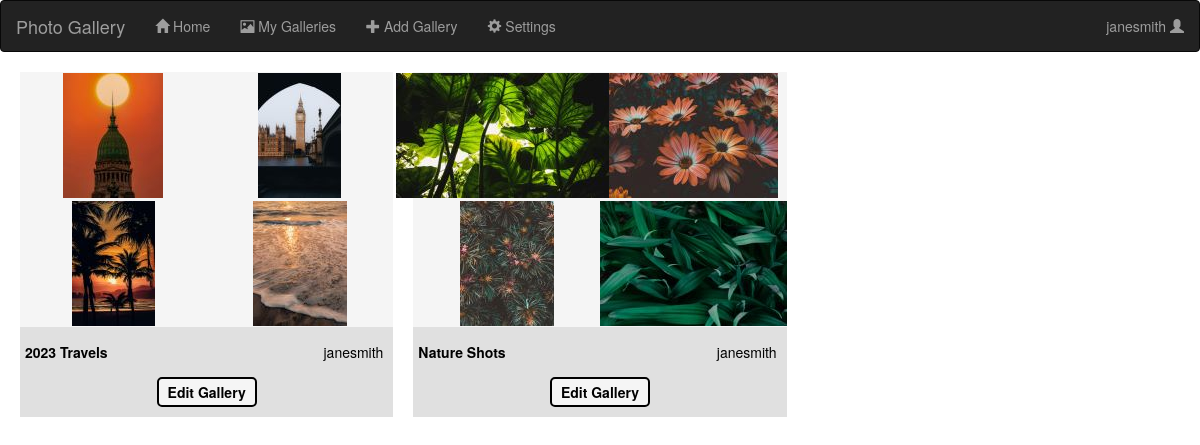
Page /myGalleries (signed in) on the committed database.
### app.py (models this page shows, shortened)
class User(UserMixin, db.Model):
    __tablename__ = 'users'
    __bind_key__ = 'users'
    id = db.Column(db.Integer, primary_key = True)
    fname = db.Column(db.String(32))
    lname = db.Column(db.String(32))
    email = db.Column(db.String(300), unique = True)
    username = db.Column(db.String(24))
    passwordHash = db.Column(db.String(128))
    galleries = db.relationship('Gallery', backref='user')

class Gallery(db.Model):
    __tablename__ = 'galleries'
    id = db.Column(db.Integer, primary_key=True)
    userId = db.Column(db.Integer, db.ForeignKey(User.id))
    numPhotos = db.Column(db.Integer)
    title = db.Column(db.String(40))
    dateCreated = db.Column(db.Date)
    dateLastEdited = db.Column(db.Date)
    description = db.Column(db.Text)
    photos = db.relationship('Photo', backref='gallery')

class Photo(db.Model):
    __tablename__ = 'photos'
    __bind_key__ = 'photos'
    id = db.Column(db.Integer, primary_key=True)
    galleryId = db.Column(db.Integer, db.ForeignKey(Gallery.id))
    photoURL = db.Column(db.String(32))
    thumbnailURL = db.Column(db.String(32))

### app.py (the view)
@app.route("/myGalleries")
def myGalleries():
    myGalls = []
    loggedIn = isLoggedIn()
    if not loggedIn:
        return render_template('loginNeeded.html', loggedIn = loggedIn)
    myGalls = Gallery.query.filter_by(userId=session['userId']).all()
    return render_template('myGalleries.html', loggedIn = loggedIn, photos = photos, galleries = myGalls, username = getCurrentUsername(), users = users)

### app.py (called while the page is built)
@lm.user_loader
def loadUser(id):
    return User.query.get(int(id))

def getCurrentUsername():
    currentUserID = session.get("userId", None)
    currentUsername = None
    if currentUserID != None:
        currentUsername = loadUser(currentUserID).username
    return currentUsername

def isLoggedIn():
    if 'loggedIn' not in session:
        session['loggedIn'] = False
        session.modified = True
    return session['loggedIn']

### templates/myGalleries.html (shortened to what this page needs)
{% extends "base.html" %}
{% block content %}
    <div id = "galleries">
        {% for gallery in galleries %}
            {% set numPhotos = gallery['numPhotos'] %}
            {% set photosList = gallery['photos'] %}
            <div class = "galleryPreview">
                <a href = "{{ url_for('viewGallery', galleryID = gallery['id'])}}">
                    <div class = "photosPreview">
                        {% for i in range(4) %}
                            <div class = "thumbnailPhoto">
                                {% set photoURL = photosList[(i%numPhotos)]['thumbnailURL'] %}
                                <img src="{{photoURL}}">
                            </div>
                        {% endfor %}
                    </div>
                    <div class = "previewDetails">
                        <div class = "previewTitle">{{gallery['title']}}</div>
                        <div class = "previewUser">{{users[gallery['userId']]['username']}}</div>
                    </div>
                </a>
                <div class = "editSection">
                    <div class = "editButton" id = "{{gallery['id']}}"><a href = "{{ url_for('editGallery', galleryID = gallery['id'])}}" >Edit Gallery</a></div>
                </div>
            </div>
        {% endfor %}
    </div>
{% endblock %}

### templates/base.html (shortened to what this page needs)
{% extends "bootstrap/base.html" %}
{% block head %}
    <link rel = "stylesheet" href = "../static/style.css">
    <link rel="stylesheet" href="https://cdn.jsdelivr.net/npm/bootstrap@3.3.7/dist/css/bootstrap.min.css">
{% endblock %}
{% block body %}
<nav class="navbar navbar-inverse" id = "navbar">
    <div class="container-fluid">
        <div class="navbar-header">
            <a class="navbar-brand" href="#">Photo Gallery</a>
        </div>
        <ul class="nav navbar-nav">
            <li><a href="{{ url_for('homePage') }}"><span class="glyphicon glyphicon-home"></span> Home</a></li>
            <li><a href="{{ url_for('myGalleries') }}"><span class="glyphicon glyphicon-picture"></span> My Galleries</a></li>
            <li><a href="{{ url_for('addGallery') }}"><span class="glyphicon glyphicon-plus"></span> Add Gallery</a></li>
            <li><a href="{{ url_for('settings') }}"><span class="glyphicon glyphicon-cog"></span> Settings</a></li>
        </ul>
        <ul class="nav navbar-nav navbar-right">
            {% if loggedIn == False %}
                <li><a href="{{ url_for('register') }}"><span class="glyphicon glyphicon-user"></span> Sign Up</a></li>
                <li><a href="{{ url_for('login') }}"><span class="glyphicon glyphicon-log-in"></span> Login</a></li>
            {% elif loggedIn == True %}
                <li onmouseenter="showPopup()" onmouseleave="hidePopup()"><a href="#">{{username}} <span class="glyphicon glyphicon-user"></span></a></li>
            {% endif %}
        </ul>
    </div>
</nav>
    {% block content %}{% endblock %}
{% endblock %}

### static/style.css (style rules this page uses)
:root { --lightBackground: #F5F5F5; --darkBackground: #E0E0E0; }
#navbar { margin-bottom: 0; }
#galleries { display:grid; grid-gap: 20px; grid-template-columns: repeat(3, 1fr); padding: 20px; }
.galleryPreview { background-color: var(--darkBackground); }
.photosPreview { display: grid; grid-template-rows: repeat(2, 1fr); grid-template-columns: repeat(2, minmax(150px, 1fr)); grid-auto-columns: auto auto; place-items: center; margin: auto; margin-bottom: 10px; height: 255px; background-color: var(--lightBackground); }
.previewTitle { float:left; font-weight: bold; padding: 5px; }
.previewUser { float: right; padding: 5px; padding-right: 10px; }
.previewDetails { color: black; margin-bottom: 50px; }
.editSection { height: 40px; }
.editButton { margin: auto; height: 30px; width: 100px; border: black solid 2px; border-radius: 5px; background-color: var(--lightBackground); font-weight: bold; text-align: center; padding-top: 3px; }
.editButton a { color: black; }

### rows in the picture
User: username "janesmith"
Gallery: thumbnailURL (picture), title "2023 Travels", userId.username "janesmith"
Gallery: thumbnailURL (picture), title "Nature Shots", userId.username "janesmith"
